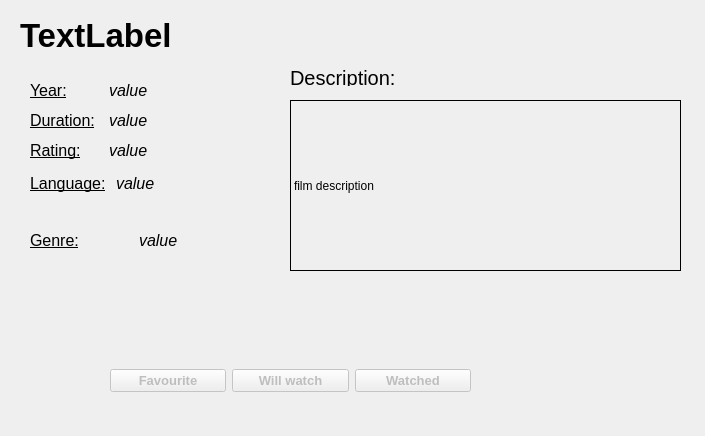
<?xml version="1.0" encoding="UTF-8"?>
<ui version="4.0">
 <class>infoMovieWindow</class>
 <widget class="QDialog" name="infoMovieWindow">
  <property name="geometry">
   <rect>
    <x>0</x>
    <y>0</y>
    <width>705</width>
    <height>436</height>
   </rect>
  </property>
  <property name="minimumSize">
   <size>
    <width>705</width>
    <height>436</height>
   </size>
  </property>
  <property name="maximumSize">
   <size>
    <width>705</width>
    <height>436</height>
   </size>
  </property>
  <property name="windowTitle">
   <string>Information</string>
  </property>
  <widget class="QLabel" name="nameLabel">
   <property name="geometry">
    <rect>
     <x>20</x>
     <y>10</y>
     <width>441</width>
     <height>51</height>
    </rect>
   </property>
   <property name="font">
    <font>
     <pointsize>25</pointsize>
     <bold>true</bold>
    </font>
   </property>
   <property name="text">
    <string>TextLabel</string>
   </property>
  </widget>
  <widget class="QWidget" name="layoutWidget">
   <property name="geometry">
    <rect>
     <x>110</x>
     <y>350</y>
     <width>361</width>
     <height>61</height>
    </rect>
   </property>
   <layout class="QHBoxLayout" name="horizontalLayout">
    <item>
     <widget class="QPushButton" name="favouriteButton">
      <property name="enabled">
       <bool>false</bool>
      </property>
      <property name="font">
       <font>
        <pointsize>10</pointsize>
        <bold>true</bold>
       </font>
      </property>
      <property name="text">
       <string>Favourite</string>
      </property>
     </widget>
    </item>
    <item>
     <widget class="QPushButton" name="willWatchButton">
      <property name="enabled">
       <bool>false</bool>
      </property>
      <property name="font">
       <font>
        <pointsize>10</pointsize>
        <bold>true</bold>
       </font>
      </property>
      <property name="text">
       <string>Will watch</string>
      </property>
     </widget>
    </item>
    <item>
     <widget class="QPushButton" name="watchedButton">
      <property name="enabled">
       <bool>false</bool>
      </property>
      <property name="font">
       <font>
        <pointsize>10</pointsize>
        <bold>true</bold>
       </font>
      </property>
      <property name="text">
       <string>Watched</string>
      </property>
     </widget>
    </item>
   </layout>
  </widget>
  <widget class="QLabel" name="descriptionLabel">
   <property name="geometry">
    <rect>
     <x>290</x>
     <y>70</y>
     <width>131</width>
     <height>16</height>
    </rect>
   </property>
   <property name="font">
    <font>
     <pointsize>15</pointsize>
     <underline>true</underline>
    </font>
   </property>
   <property name="text">
    <string>Description:</string>
   </property>
  </widget>
  <widget class="QLabel" name="descriptionLabel2">
   <property name="geometry">
    <rect>
     <x>290</x>
     <y>100</y>
     <width>391</width>
     <height>171</height>
    </rect>
   </property>
   <property name="frameShape">
    <enum>QFrame::Shape::Box</enum>
   </property>
   <property name="text">
    <string>film description</string>
   </property>
   <property name="wordWrap">
    <bool>true</bool>
   </property>
  </widget>
  <widget class="QWidget" name="layoutWidget">
   <property name="geometry">
    <rect>
     <x>30</x>
     <y>170</y>
     <width>151</width>
     <height>22</height>
    </rect>
   </property>
   <layout class="QHBoxLayout" name="horizontalLayout_2">
    <property name="spacing">
     <number>10</number>
    </property>
    <property name="topMargin">
     <number>5</number>
    </property>
    <property name="rightMargin">
     <number>5</number>
    </property>
    <item>
     <widget class="QLabel" name="languageLabel">
      <property name="font">
       <font>
        <pointsize>12</pointsize>
        <underline>true</underline>
       </font>
      </property>
      <property name="text">
       <string>Language:</string>
      </property>
     </widget>
    </item>
    <item>
     <widget class="QLabel" name="languageLabel_2">
      <property name="font">
       <font>
        <pointsize>12</pointsize>
        <italic>true</italic>
        <underline>false</underline>
       </font>
      </property>
      <property name="text">
       <string>value</string>
      </property>
     </widget>
    </item>
   </layout>
  </widget>
  <widget class="QWidget" name="layoutWidget">
   <property name="geometry">
    <rect>
     <x>30</x>
     <y>200</y>
     <width>211</width>
     <height>81</height>
    </rect>
   </property>
   <layout class="QHBoxLayout" name="horizontalLayout_3">
    <item>
     <widget class="QLabel" name="genreLabel">
      <property name="font">
       <font>
        <pointsize>12</pointsize>
        <underline>true</underline>
       </font>
      </property>
      <property name="text">
       <string>Genre:</string>
      </property>
     </widget>
    </item>
    <item>
     <widget class="QLabel" name="genreLabel_3">
      <property name="font">
       <font>
        <pointsize>12</pointsize>
        <italic>true</italic>
        <underline>false</underline>
       </font>
      </property>
      <property name="text">
       <string>value</string>
      </property>
      <property name="wordWrap">
       <bool>true</bool>
      </property>
     </widget>
    </item>
   </layout>
  </widget>
  <widget class="QWidget" name="layoutWidget">
   <property name="geometry">
    <rect>
     <x>30</x>
     <y>140</y>
     <width>151</width>
     <height>21</height>
    </rect>
   </property>
   <layout class="QHBoxLayout" name="horizontalLayout_4">
    <item>
     <widget class="QLabel" name="ratingLabel">
      <property name="font">
       <font>
        <pointsize>12</pointsize>
        <underline>true</underline>
       </font>
      </property>
      <property name="text">
       <string>Rating:</string>
      </property>
     </widget>
    </item>
    <item>
     <widget class="QLabel" name="ratingLabel_3">
      <property name="font">
       <font>
        <pointsize>12</pointsize>
        <italic>true</italic>
        <underline>false</underline>
       </font>
      </property>
      <property name="text">
       <string>value</string>
      </property>
     </widget>
    </item>
   </layout>
  </widget>
  <widget class="QWidget" name="layoutWidget">
   <property name="geometry">
    <rect>
     <x>30</x>
     <y>110</y>
     <width>151</width>
     <height>21</height>
    </rect>
   </property>
   <layout class="QHBoxLayout" name="horizontalLayout_5">
    <item>
     <widget class="QLabel" name="durationLabel">
      <property name="font">
       <font>
        <pointsize>12</pointsize>
        <underline>true</underline>
       </font>
      </property>
      <property name="text">
       <string>Duration:</string>
      </property>
     </widget>
    </item>
    <item>
     <widget class="QLabel" name="durationLabel_3">
      <property name="font">
       <font>
        <pointsize>12</pointsize>
        <italic>true</italic>
        <underline>false</underline>
       </font>
      </property>
      <property name="text">
       <string>value</string>
      </property>
     </widget>
    </item>
   </layout>
  </widget>
  <widget class="QWidget" name="layoutWidget">
   <property name="geometry">
    <rect>
     <x>30</x>
     <y>80</y>
     <width>151</width>
     <height>21</height>
    </rect>
   </property>
   <layout class="QHBoxLayout" name="horizontalLayout_6">
    <item>
     <widget class="QLabel" name="yearLabel">
      <property name="font">
       <font>
        <pointsize>12</pointsize>
        <underline>true</underline>
       </font>
      </property>
      <property name="text">
       <string>Year:</string>
      </property>
     </widget>
    </item>
    <item>
     <widget class="QLabel" name="yearLabel_3">
      <property name="font">
       <font>
        <pointsize>12</pointsize>
        <italic>true</italic>
        <underline>false</underline>
       </font>
      </property>
      <property name="text">
       <string>value</string>
      </property>
     </widget>
    </item>
   </layout>
  </widget>
  <widget class="QLabel" name="userRaitingLabel">
   <property name="geometry">
    <rect>
     <x>300</x>
     <y>280</y>
     <width>323</width>
     <height>31</height>
    </rect>
   </property>
   <property name="font">
    <font>
     <pointsize>15</pointsize>
     <bold>true</bold>
    </font>
   </property>
   <property name="text">
    <string/>
   </property>
  </widget>
 </widget>
 <resources/>
 <connections/>
</ui>
